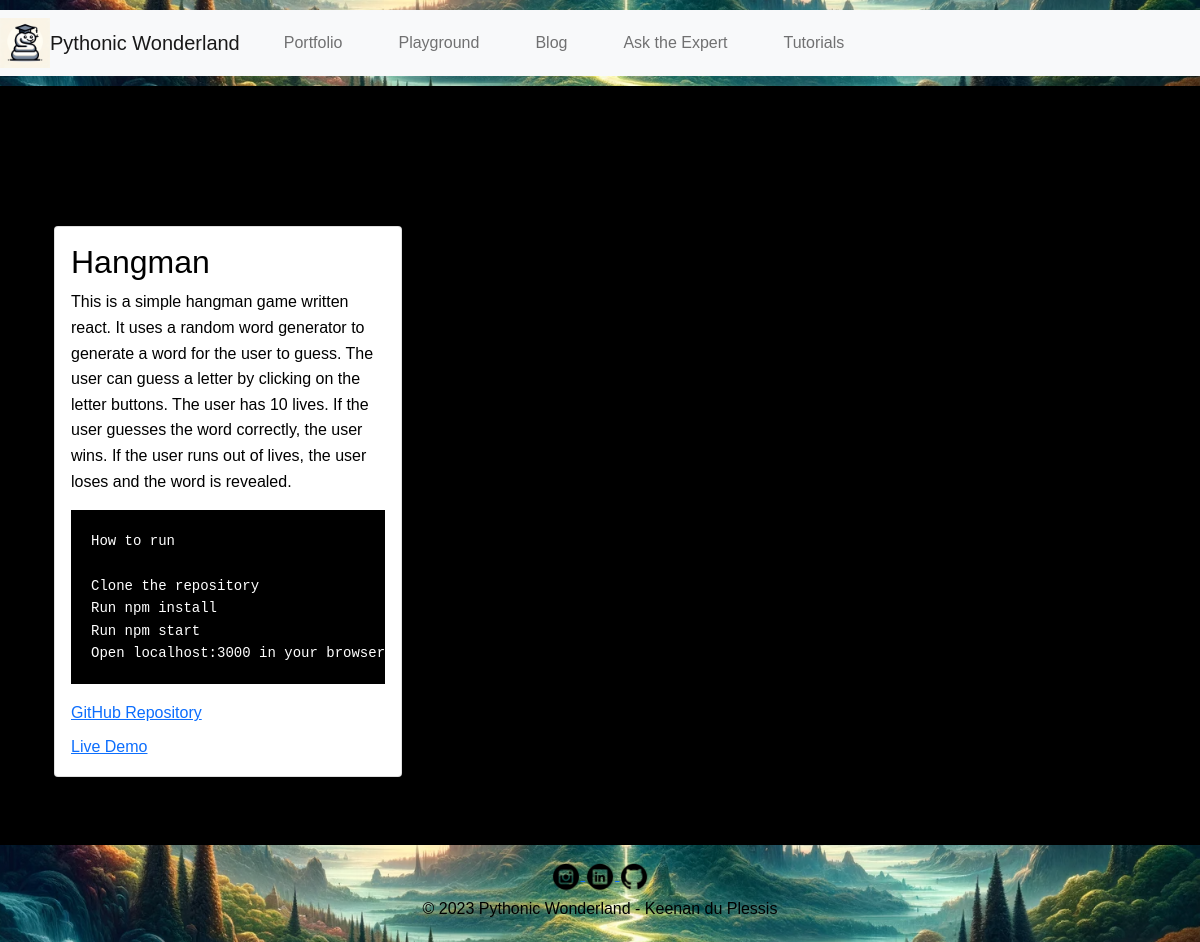
The page / on the database its author committed.
### portfolio/models.py (models this page shows, shortened)
class Project(models.Model):
    title = models.CharField(max_length=100)
    description = models.TextField()
    code_snippet = models.TextField()
    github_link = models.URLField()
    live_demo_link = models.URLField()

### portfolio/views.py (the view)
# urls.py: path('', views.portfolio, name='portfolio'),
def portfolio(request):
    projects = Project.objects.all()
    return render(request, 'portfolio/portfolio.html', {'projects': projects})

### portfolio/templates/portfolio/portfolio.html (shortened to what this page needs)
{% extends 'base.html' %}
{% load static %}
{% block content %}
    <div class="container mt-4">
        <h1 class="mb-4">Portfolio</h1>
        <div class="row">
            {% for project in projects %}
                <div class="col-md-4 mb-4">
                    <div class="card h-100">
                        <div class="card-body">
                            <h2 class="card-title">{{ project.title }}</h2>
                            <p class="card-text">{{ project.description }}</p>
                            {% if project.code_snippet %}
                                <pre><code>{{ project.code_snippet }}</code></pre>
                            {% endif %}
                            {% if project.github_link %}
                                <a href="{{ project.github_link }}" class="d-block mb-2">GitHub Repository</a>
                            {% endif %}
                            {% if project.live_demo_link %}
                                <a href="{{ project.live_demo_link }}" class="d-block">Live Demo</a>
                            {% endif %}
                        </div>
                    </div>
                </div>
            {% endfor %}
        </div>
    </div>
{% endblock %}

### static/css/style.css (style rules this page uses)
body { font-family: Arial, sans-serif; line-height: 1.6; margin: 0; padding: 0; background: #000000; color: #000000; }
pre code { display: block; background: #000000; color: #ffffff; padding: 20px; overflow-x: auto; }

### rows shown on the page
Project: title "Hangman", description "This is a simple hangman game written react. It uses a random word generator to generate a word for the user to guess. The user can guess a letter by clicking on the letter buttons. The user has 10 lives. If the user guesses the word correctly, the user wins. If the user runs out of lives, the user loses and the word is revealed.", code_snippet "How to run Clone the repository Run npm install Run npm start Open localhost:3000 in your browser"
